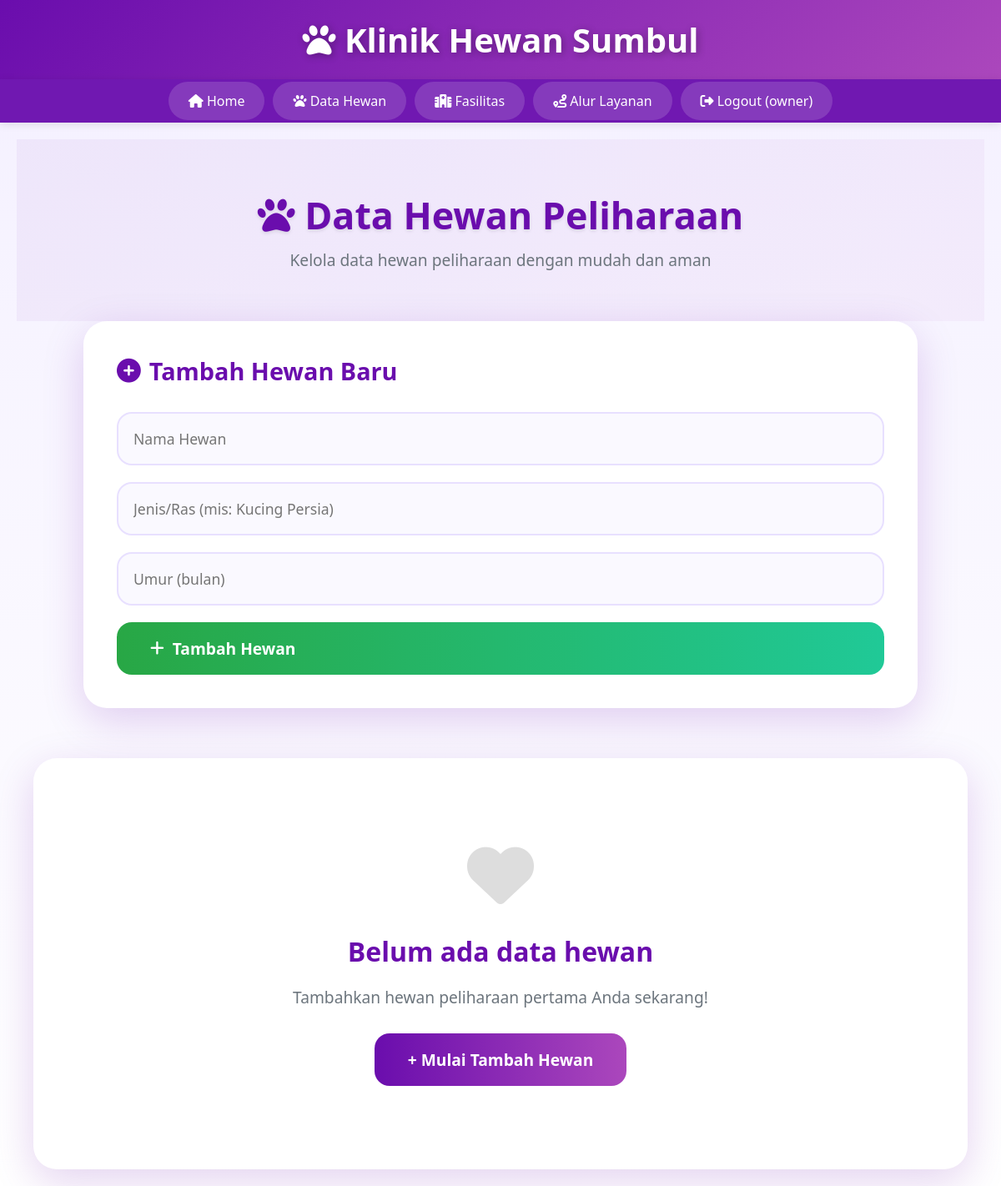
The app's page /data_hewan (signed in), older data.
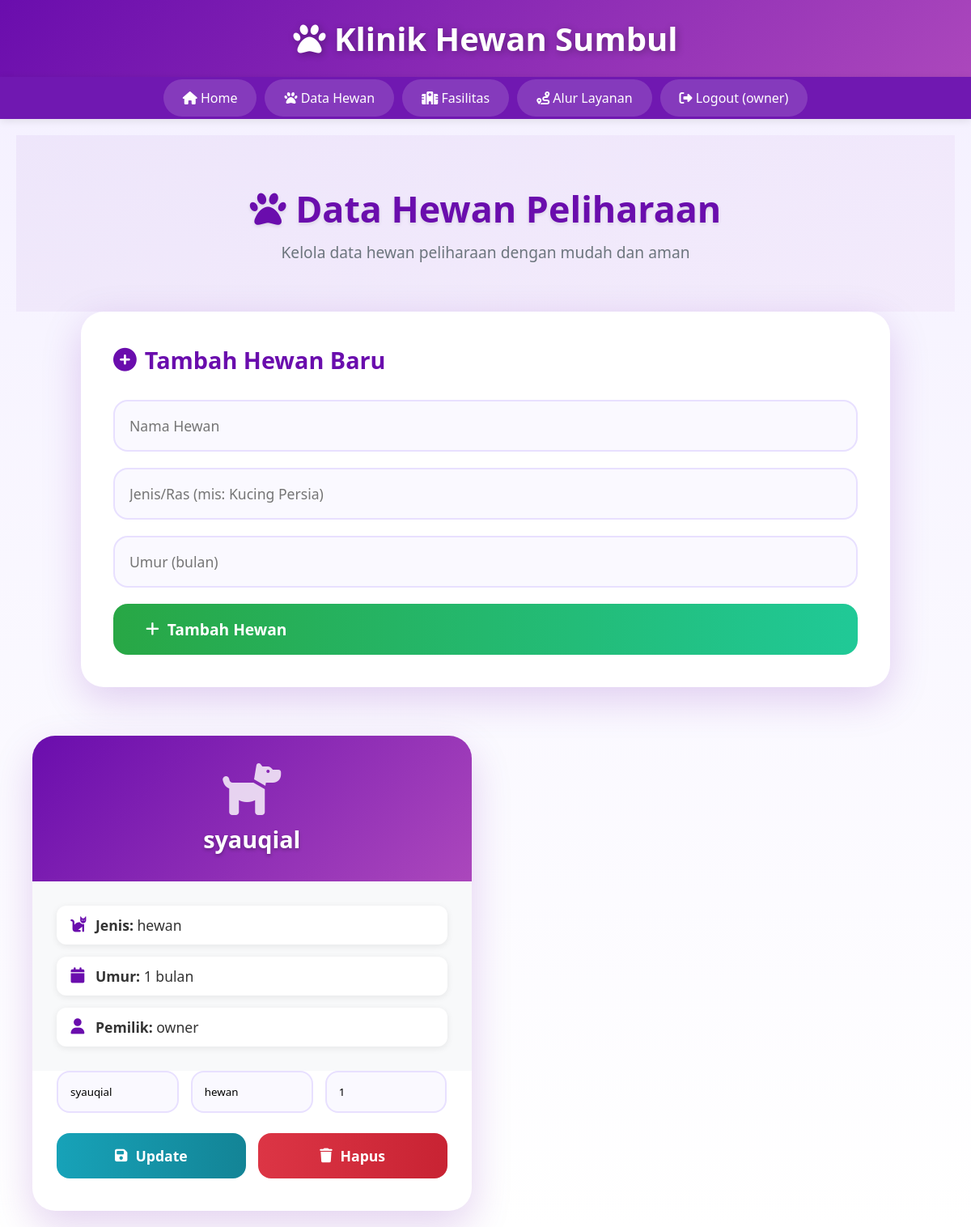
The same page, newer data.
### app.py (models this page shows)
class Pet(db.Model):
    id = db.Column(db.Integer, primary_key=True)
    name = db.Column(db.String(150), nullable=False)
    species = db.Column(db.String(150), nullable=False)
    age = db.Column(db.Integer, nullable=False)
    owner_id = db.Column(db.Integer, db.ForeignKey('user.id'), nullable=False)

class User(db.Model, UserMixin):
    id = db.Column(db.Integer, primary_key=True)
    username = db.Column(db.String(150), unique=True, nullable=False)
    password = db.Column(db.String(150), nullable=False)
    role = db.Column(db.String(50), nullable=False)  # 'admin' atau 'user'
    pets = db.relationship('Pet', backref='owner', lazy=True)

### app.py (the view, shortened to what this page needs)
@app.route('/data_hewan', methods=['GET', 'POST'])
@login_required
def data_hewan():
    if current_user.role == 'admin':
        pets = Pet.query.all()
    else:
        pets = Pet.query.filter_by(owner_id=current_user.id).all()
    return render_template('data_hewan.html', pets=pets)

### app.py (called while the page is built)
@login_manager.user_loader
def load_user(user_id):
    return User.query.get(int(user_id))

### templates/data_hewan.html (shortened to what this page needs)
{% extends 'base.html' %}
{% block content %}
<div class="page-title">
    <h2><i class="fas fa-paw"></i> Data Hewan Peliharaan</h2>
    <p>Kelola data hewan peliharaan dengan mudah dan aman</p>
</div>
<div class="add-section">
    <h3><i class="fas fa-plus-circle"></i> Tambah Hewan Baru</h3>
    <form method="POST" class="add-form">
        <input name="name" placeholder="Nama Hewan" required>
        <input name="species" placeholder="Jenis/Ras (mis: Kucing Persia)" required>
        <input name="age" type="number" placeholder="Umur (bulan)" min="0" required>
        <button type="submit" name="add" class="btn-add">
            <i class="fas fa-plus"></i> Tambah Hewan
        </button>
    </form>
</div>
<div class="pets-grid">
    {% if pets %}
        {% for pet in pets %}
        <div class="pet-card">
            <div class="pet-header">
                <div class="pet-icon">
                    <i class="fas fa-dog" style="font-size: 4em; color: rgba(255,255,255,0.8);"></i>
                </div>
                <div class="pet-name">{{ pet.name }}</div>
            </div>
            <div class="pet-body">
                <div class="pet-details">
                    <div class="detail-item">
                        <i class="fas fa-cat"></i>
                        <span><strong>Jenis:</strong> {{ pet.species }}</span>
                    </div>
                    <div class="detail-item">
                        <i class="fas fa-calendar"></i>
                        <span><strong>Umur:</strong> {{ pet.age }} bulan</span>
                    </div>
                    <div class="detail-item">
                        <i class="fas fa-user"></i>
                        <span><strong>Pemilik:</strong> {{ pet.owner.username }}</span>
                    </div>
                </div>
            </div>
            <div class="pet-footer">
                <form method="POST">
                    <div class="edit-group">
                        <input name="name" value="{{ pet.name }}" placeholder="Nama" required>
                        <input name="species" value="{{ pet.species }}" placeholder="Jenis" required>
                        <input name="age" value="{{ pet.age }}" type="number" placeholder="Umur" min="0" required>
                    </div>
                    <div class="action-group">
                        <button type="submit" name="update" class="btn-update">
                            <i class="fas fa-save"></i> Update
                        </button>
                        <button type="submit" name="delete" class="btn-delete"
                                onclick="return confirm('Yakin ingin menghapus {{ pet.name }}?')">
                            <i class="fas fa-trash"></i> Hapus
                        </button>
                    </div>
                </form>
            </div>
        </div>
        {% endfor %}
    {% else %}
        <div class="empty-state">
            <div class="empty-icon">
                <i class="fas fa-heart" style="font-size: 5em; color: #ddd;"></i>
            </div>
            <h3>Belum ada data hewan</h3>
            <p>Tambahkan hewan peliharaan pertama Anda sekarang!</p>
            <a href="#add-section" class="btn-empty">+ Mulai Tambah Hewan</a>
        </div>
    {% endif %}
</div>
{% endblock %}

Row changes from the older to the newer data that the page shows:
added Pet: name "syauqial", species "hewan", age "1", owner.username "owner"
Text that changed along with them:
text no longer shown: "Belum ada data hewan Tambahkan hewan peliharaan pertama Anda sekarang! + Mulai Tambah Hewan"
